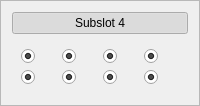
                  <widget class="QFrame" name="frame_106">
                   <property name="frameShape">
                    <enum>QFrame::StyledPanel</enum>
                   </property>
                   <property name="frameShadow">
                    <enum>QFrame::Raised</enum>
                   </property>
                   <layout class="QVBoxLayout" name="verticalLayout_68">
                    <item>
                     <widget class="QPushButton" name="SB5_subslot4">
                      <property name="autoFillBackground">
                       <bool>false</bool>
                      </property>
                      <property name="text">
                       <string>Subslot 4</string>
                      </property>
                      <property name="checkable">
                       <bool>true</bool>
                      </property>
                      <property name="checked">
                       <bool>true</bool>
                      </property>
                     </widget>
                    </item>
                    <item>
                     <widget class="QWidget" name="widget_80" native="true">
                      <layout class="QGridLayout" name="gridLayout_65">
                       <item row="1" column="1">
                        <widget class="QRadioButton" name="SB5_subslot4_5">
                         <property name="text">
                          <string/>
                         </property>
                         <property name="checked">
                          <bool>true</bool>
                         </property>
                         <property name="autoExclusive">
                          <bool>false</bool>
                         </property>
                        </widget>
                       </item>
                       <item row="0" column="2">
                        <widget class="QRadioButton" name="SB5_subslot4_2">
                         <property name="text">
                          <string/>
                         </property>
                         <property name="checked">
                          <bool>true</bool>
                         </property>
                         <property name="autoExclusive">
                          <bool>false</bool>
                         </property>
                        </widget>
                       </item>
                       <item row="0" column="1">
                        <widget class="QRadioButton" name="SB5_subslot4_1">
                         <property name="text">
                          <string/>
                         </property>
                         <property name="checked">
                          <bool>true</bool>
                         </property>
                         <property name="autoExclusive">
                          <bool>false</bool>
                         </property>
                        </widget>
                       </item>
                       <item row="1" column="2">
                        <widget class="QRadioButton" name="SB5_subslot4_6">
                         <property name="text">
                          <string/>
                         </property>
                         <property name="checked">
                          <bool>true</bool>
                         </property>
                         <property name="autoExclusive">
                          <bool>false</bool>
                         </property>
                        </widget>
                       </item>
                       <item row="0" column="3">
                        <widget class="QRadioButton" name="SB5_subslot4_3">
                         <property name="text">
                          <string/>
                         </property>
                         <property name="checked">
                          <bool>true</bool>
                         </property>
                         <property name="autoExclusive">
                          <bool>false</bool>
                         </property>
                        </widget>
                       </item>
                       <item row="0" column="4">
                        <widget class="QRadioButton" name="SB5_subslot4_4">
                         <property name="text">
                          <string/>
                         </property>
                         <property name="checked">
                          <bool>true</bool>
                         </property>
                         <property name="autoExclusive">
                          <bool>false</bool>
                         </property>
                        </widget>
                       </item>
                       <item row="1" column="3">
                        <widget class="QRadioButton" name="SB5_subslot4_7">
                         <property name="text">
                          <string/>
                         </property>
                         <property name="checked">
                          <bool>true</bool>
                         </property>
                         <property name="autoExclusive">
                          <bool>false</bool>
                         </property>
                        </widget>
                       </item>
                       <item row="1" column="4">
                        <widget class="QRadioButton" name="SB5_subslot4_8">
                         <property name="text">
                          <string/>
                         </property>
                         <property name="checked">
                          <bool>true</bool>
                         </property>
                         <property name="autoExclusive">
                          <bool>false</bool>
                         </property>
                        </widget>
                       </item>
                      </layout>
                     </widget>
                    </item>
                   </layout>
                  </widget>
